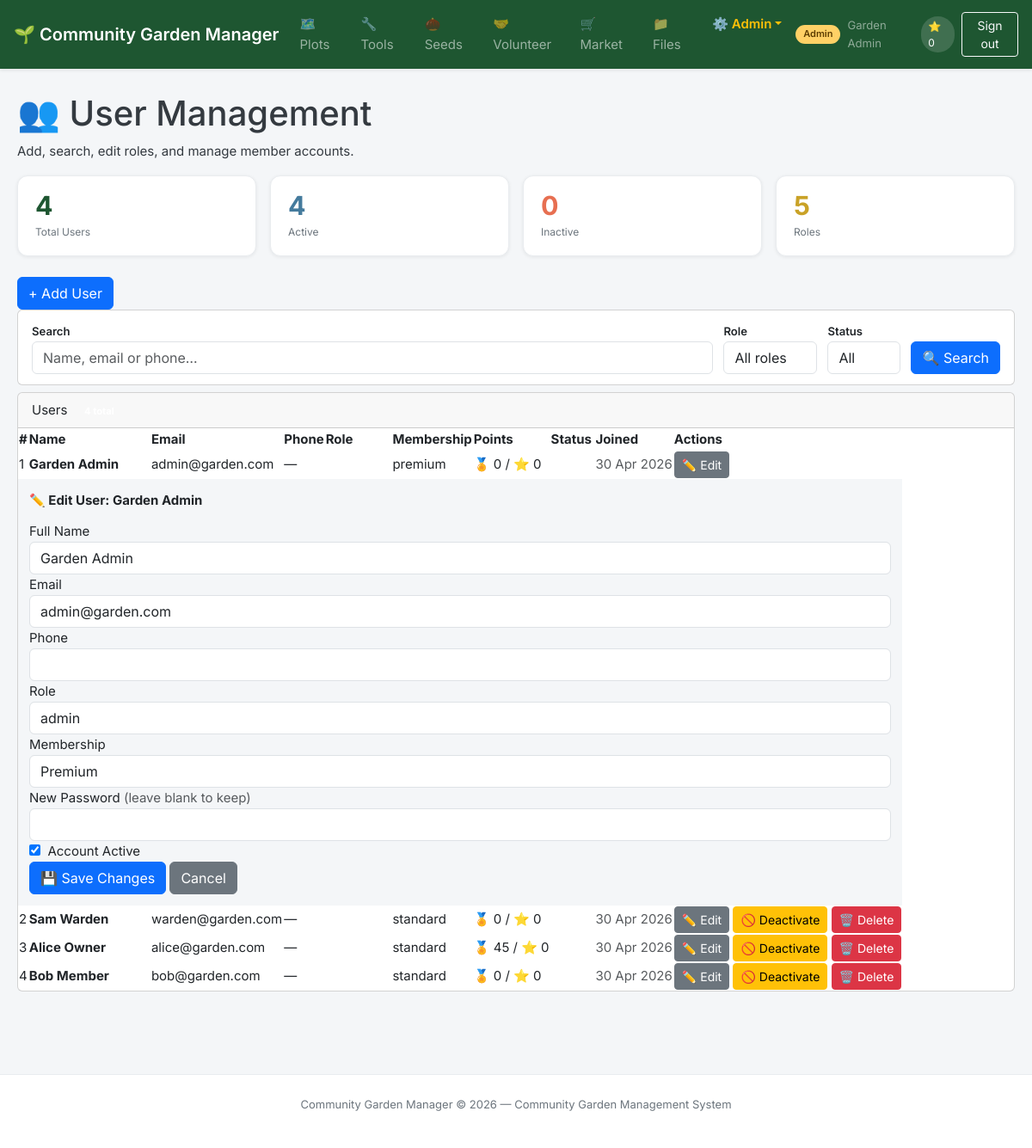
Screenshot of /admin/users.php?edit=1 (signed in) with the database file from the repository.
### tables this page shows
CREATE TABLE roles (
    id INT AUTO_INCREMENT PRIMARY KEY,
    name VARCHAR(50) NOT NULL UNIQUE,            
    description TEXT
);

CREATE TABLE users (
    id INT AUTO_INCREMENT PRIMARY KEY,
    full_name VARCHAR(100) NOT NULL,
    email VARCHAR(150) NOT NULL UNIQUE,
    password_hash VARCHAR(255) NOT NULL,
    role_id INT NOT NULL DEFAULT 5,              
    phone VARCHAR(20),
    gate_code VARCHAR(20) UNIQUE,                
    membership_status ENUM('standard','premium','senior') DEFAULT 'standard',
    community_points INT DEFAULT 0,              
    karma_points INT DEFAULT 0,                  
    seed_bank_credits INT DEFAULT 0,             
    residency_months INT DEFAULT 0,              
    is_active TINYINT(1) DEFAULT 1,
    created_at TIMESTAMP DEFAULT CURRENT_TIMESTAMP,
    FOREIGN KEY (role_id) REFERENCES roles(id)
);

### config /constants.php (called while the page is built, shortened)
<?php
function currentUser(): ?array {
    return $_SESSION['user'] ?? null;
}
function requireLogin(): array {
    $user = currentUser();
    return $user;
}
function e(string $s): string {
    return htmlspecialchars($s, ENT_QUOTES | ENT_SUBSTITUTE, 'UTF-8');
}

### admin/users.php (the view, shortened to what this page needs)
<?php
require_once __DIR__ . '/../config/constants.php';
$user = requireLogin();
$db = getDB();
$search  = trim($_GET['q'] ?? '');
$roleFilter = (int)($_GET['role'] ?? 0);
$statusFilter = $_GET['status'] ?? '';
$sql = "SELECT u.*, r.name AS role_name FROM users u JOIN roles r ON u.role_id = r.id WHERE 1=1";
$params = [];
$sql .= " ORDER BY u.created_at DESC";
$stmt = $db->prepare($sql);
$stmt->execute($params);
$users = $stmt->fetchAll();
$roles = $db->query("SELECT * FROM roles ORDER BY id")->fetchAll();
$totalUsers  = $db->query("SELECT COUNT(*) FROM users")->fetchColumn();
$activeUsers = $db->query("SELECT COUNT(*) FROM users WHERE is_active=1")->fetchColumn();
$editUser = null;
if (isset($_GET['edit'])) {
    $s = $db->prepare("SELECT * FROM users WHERE id=?");
    $s->execute([(int)$_GET['edit']]);
    $editUser = $s->fetch();
}
require_once __DIR__ . '/../includes/header.php';
?>
<div class="page-header">
    <h1>👥 User Management</h1>
    <p>Add, search, edit roles, and manage member accounts.</p>
</div>
<div class="stats-row" style="margin-bottom:1.5rem">
    <div class="stat-card">
        <span class="stat-value"><?= $totalUsers ?></span>
        <span class="stat-label">Total Users</span>
    </div>
    <div class="stat-card accent-blue">
        <span class="stat-value"><?= $activeUsers ?></span>
        <span class="stat-label">Active</span>
    </div>
    <div class="stat-card accent-coral">
        <span class="stat-value"><?= $totalUsers - $activeUsers ?></span>
        <span class="stat-label">Inactive</span>
    </div>
    <div class="stat-card accent-amber">
        <span class="stat-value"><?= count($roles) ?></span>
        <span class="stat-label">Roles</span>
    </div>
</div>
<div class="page-actions">
    <button class="btn btn-primary" onclick="toggleSection('add-user-form')">+ Add User</button>
</div>
<div class="card mb-2">
    <div class="card-body" style="padding:.75rem 1rem">
        <form method="GET" style="display:flex;gap:.75rem;flex-wrap:wrap;align-items:flex-end">
            <div class="form-group" style="margin:0;flex:1;min-width:200px">
                <label class="small fw-semibold">Search</label>
                <input type="text" name="q" class="form-control" placeholder="Name, email or phone…" value="<?= e($search) ?>">
            </div>
            <div class="form-group" style="margin:0">
                <label class="small fw-semibold">Role</label>
                <select name="role" class="form-control">
                    <option value="">All roles</option>
                </select>
            </div>
            <div class="form-group" style="margin:0">
                <label class="small fw-semibold">Status</label>
                <select name="status" class="form-control">
                    <option value="">All</option>
                </select>
            </div>
            <button type="submit" class="btn btn-primary" style="height:38px">🔍 Search</button>
        </form>
    </div>
</div>
<div class="card">
    <div class="card-header">
        Users
        <?php if ($search || $roleFilter || $statusFilter): ?>
            <span class="badge badge-info" style="margin-left:.5rem"><?= count($users) ?> results</span>
        <?php else: ?>
            <span class="badge badge-success" style="margin-left:.5rem"><?= count($users) ?> total</span>
        <?php endif; ?>
    </div>
    <div class="table-wrap">
        <table>
            <thead>
                <tr>
                    <th>#</th>
                    <th>Name</th>
                    <th>Email</th>
                    <th>Phone</th>
                    <th>Role</th>
                    <th>Membership</th>
                    <th>Points</th>
                    <th>Status</th>
                    <th>Joined</th>
                    <th>Actions</th>
                </tr>
            </thead>
            <tbody>
            <?php foreach ($users as $u): ?>
            <tr style="<?= !$u['is_active'] ? 'opacity:.55' : '' ?>">
                <td><?= $u['id'] ?></td>
                <td>
                    <strong><?= e($u['full_name']) ?></strong>
                    <?php if ($u['id'] == $user['id']): ?>
                        <span class="badge badge-info" style="font-size:10px">You</span>
                    <?php endif; ?>
                </td>
                <td><?= e($u['email']) ?></td>
                <td><?= e($u['phone'] ?: '—') ?></td>
                <td>
                    <?php
                    $roleBadge = ['admin'=>'danger','warden'=>'warning','plot_owner'=>'success','member'=>'info','guest'=>'secondary'];
                    $rb = $roleBadge[$u['role_name']] ?? 'secondary';
                    ?>
                    <span class="badge badge-<?= $rb ?>"><?= e($u['role_name']) ?></span>
                </td>
                <td><?= e($u['membership_status']) ?></td>
                <td>🏅 <?= (int)$u['community_points'] ?> / ⭐ <?= (int)$u['karma_points'] ?></td>
                <td>
                    <?php if ($u['is_active']): ?>
                        <span class="badge badge-success">Active</span>
                    <?php else: ?>
                        <span class="badge badge-danger">Inactive</span>
                    <?php endif; ?>
                </td>
                <td class="text-sm text-muted"><?= date('d M Y', strtotime($u['created_at'])) ?></td>
                <td style="white-space:nowrap">
                    <a href="users.php?edit=<?= $u['id'] ?>" class="btn btn-sm btn-secondary">✏️ Edit</a>
                    <?php if ($u['id'] != $user['id']): ?>
                        <?php if ($u['is_active']): ?>
                        <form method="POST" style="display:inline">
                            <button name="deactivate_user" value="1" class="btn btn-sm btn-warning"
                                data-confirm="Deactivate <?= e($u['full_name']) ?>?">🚫 Deactivate</button>
                        </form>
                        <?php endif; ?>
                        <form method="POST" style="display:inline">
                            <button name="delete_user" value="1" class="btn btn-sm btn-danger"
                                data-confirm="PERMANENTLY delete <?= e($u['full_name']) ?>? This cannot be undone.">🗑️ Delete</button>
                        </form>
                    <?php endif; ?>
                </td>
            </tr>
            <?php if ($editUser && $editUser['id'] == $u['id']): ?>
            <tr style="background:var(--gray-100)">
                <td colspan="10">
                    <div style="padding:.75rem">
                        <strong>✏️ Edit User: <?= e($editUser['full_name']) ?></strong>
                        <form method="POST" style="margin-top:.75rem">
                            <div class="form-row">
                                <div class="form-group">
                                    <label>Full Name</label>
                                    <input type="text" name="full_name" class="form-control" value="<?= e($editUser['full_name']) ?>" required>
                                </div>
                                <div class="form-group">
                                    <label>Email</label>
                                    <input type="email" name="email" class="form-control" value="<?= e($editUser['email']) ?>" required>
                                </div>
                                <div class="form-group">
                                    <label>Phone</label>
                                    <input type="text" name="phone" class="form-control" value="<?= e($editUser['phone'] ?? '') ?>">
                                </div>
                            </div>
                            <div class="form-row">
                                <div class="form-group">
                                    <label>Role</label>
                                    <select name="role_id" class="form-control">
                                        <?php foreach ($roles as $r): ?>
                                            <option value="<?= $r['id'] ?>" <?= $editUser['role_id'] == $r['id'] ? 'selected' : '' ?>><?= e($r['name']) ?></option>
                                        <?php endforeach; ?>
                                    </select>
                                </div>
                                <div class="form-group">
                                    <label>Membership</label>
                                    <select name="membership_status" class="form-control">
                                        <?php foreach (['standard','premium','senior'] as $ms): ?>
                                            <option value="<?= $ms ?>" <?= $editUser['membership_status'] === $ms ? 'selected' : '' ?>><?= ucfirst($ms) ?></option>
                                        <?php endforeach; ?>
                                    </select>
                                </div>
                                <div class="form-group">
                                    <label>New Password <span class="text-muted">(leave blank to keep)</span></label>
                                    <input type="password" name="new_password" class="form-control" minlength="6">
                                </div>
                            </div>
                            <div class="form-group">
                                <label>
                                    <input type="checkbox" name="is_active" value="1" <?= $editUser['is_active'] ? 'checked' : '' ?>>
                                    &nbsp;Account Active
                                </label>
                            </div>
                            <button name="update_user" value="1" class="btn btn-primary">💾 Save Changes</button>
                            <a href="users.php" class="btn btn-secondary">Cancel</a>
                        </form>
                    </div>
                </td>
            </tr>
            <?php endif; ?>
            <?php endforeach; ?>
            </tbody>
        </table>
    </div>
</div>
<?php require_once __DIR__ . '/../includes/footer.php'; ?>

### includes /header.php (shortened to what this page needs)
<!DOCTYPE html>
<html lang="en">
<head>
    <link rel="stylesheet" href="https://cdn.jsdelivr.net/npm/bootstrap@5.3.3/dist/css/bootstrap.min.css">
    <link rel="stylesheet" href="https://cdn.jsdelivr.net/npm/bootstrap-icons@1.11.3/font/bootstrap-icons.min.css">
    <link rel="stylesheet" href="<?= APP_URL ?>/assets/css/style.css">
</head>
<body>
<nav class="navbar navbar-expand-md navbar-dark bg-garden sticky-top shadow-sm px-3" style="background: var(--green-dark) !important;">
    <a class="navbar-brand fw-semibold" href="<?= APP_URL ?>/index.php">🌱 <?= APP_NAME ?></a>
    <div class="collapse navbar-collapse" id="mainNav">
        <ul class="navbar-nav me-auto gap-1">
            <?php if ($user): ?>
                <?php $role = $user['role_name']; ?>
                <li class="nav-item"><a class="nav-link" href="<?= APP_URL ?>/modules/land/plots.php">🗺️ Plots</a></li>
                <li class="nav-item"><a class="nav-link" href="<?= APP_URL ?>/modules/resources/tools.php">🔧 Tools</a></li>
                <li class="nav-item"><a class="nav-link" href="<?= APP_URL ?>/modules/resources/seeds.php">🌰 Seeds</a></li>
                <li class="nav-item"><a class="nav-link" href="<?= APP_URL ?>/modules/volunteer/tasks.php">🤝 Volunteer</a></li>
                <li class="nav-item"><a class="nav-link" href="<?= APP_URL ?>/modules/marketplace/trades.php">🛒 Market</a></li>
                <li class="nav-item"><a class="nav-link" href="<?= APP_URL ?>/modules/media/index.php">📁 Files</a></li>
                <?php if ($role === 'admin' || $role === 'warden'): ?>
                    <li class="nav-item dropdown">
                        <a class="nav-link dropdown-toggle text-warning fw-semibold" href="#" id="adminMenu" role="button" data-bs-toggle="dropdown">⚙️ Admin</a>
                    </li>
                <?php endif; ?>
            <?php else: ?>
                <li class="nav-item"><a class="nav-link" href="<?= APP_URL ?>/modules/land/plots.php">🗺️ Plots</a></li>
            <?php endif; ?>
        </ul>
        <div class="d-flex align-items-center gap-2 ms-2">
            <?php if ($user): ?>
                <span class="user-badge role-<?= e($role) ?>"><?= e($role) ?></span>
                <span class="text-white-50 small"><?= e($user['full_name']) ?></span>
                <span class="karma-pill">⭐ <?= (int)($user['karma'] ?? $user['karma_points'] ?? 0) ?></span>
                <a href="<?= APP_URL ?>/auth/logout.php" class="btn btn-sm btn-outline-light">Sign out</a>
            <?php else: ?>
                <a href="<?= APP_URL ?>/auth/login.php"    class="btn btn-sm btn-outline-light">Login</a>
                <a href="<?= APP_URL ?>/auth/register.php" class="btn btn-sm btn-light text-success fw-semibold">Register</a>
            <?php endif; ?>
        </div>
    </div>
</nav>
<main class="main-content">

### assets /css/style.css (style rules this page uses)
:root { --green-dark: #1e5631; --green-mid: #40916c; --green-light: #74c69d; --green-pale: #d8f3dc; --amber: #e9c46a; --amber-dark: #c9a227; --coral: #e76f51; --blue: #457b9d; --blue-pale: #e8f4f8; --gray-100: #f4f6f8; --gray-200: #e9ecef; --gray-400: #ced4da; --gray-600: #6c757d; --gray-800: #343a40; --white: #ffffff; --shadow-sm: 0 1px 4px rgba(0,0,0,.07); --shadow-md: 0 4px 16px rgba(0,0,0,.10); --radius: 8px; --radius-lg: 12px; --font: 'Inter','Segoe UI',system-ui,sans-serif; }
body { font-family: var(--font); font-size: 15px; color: var(--gray-800); background: var(--gray-100); line-height: 1.6; }
a { color: var(--green-mid); text-decoration: none; }
.main-content { max-width: 1280px; margin: 0 auto; padding: 1.75rem 1.25rem 4rem; }
.user-badge { font-size: 11px; font-weight: 600; padding: 2px 9px; border-radius: 20px; text-transform: capitalize; white-space: nowrap; }
.role-admin { background: #ffd166; color: #5c3d00; }
.karma-pill { background: rgba(255,255,255,.15); color: white; font-size: 12px; padding: 2px 8px; border-radius: 20px; }
.stats-row { display: grid; grid-template-columns: repeat(auto-fit,minmax(150px,1fr)); gap: 1rem; margin-bottom: 1.5rem; }
.stat-card { background: var(--white); border: 1px solid var(--gray-200); border-radius: var(--radius-lg); padding: 1.1rem 1.25rem; display: flex; flex-direction: column; gap: .25rem; box-shadow: var(--shadow-sm); }
.stat-card .stat-value { font-size: 1.9rem; font-weight: 700; color: var(--green-dark); line-height: 1.1; }
.stat-card .stat-label { font-size: 12px; color: var(--gray-600); }
.stat-card.accent-amber .stat-value { color: var(--amber-dark); }
.stat-card.accent-coral .stat-value { color: var(--coral); }
.stat-card.accent-blue .stat-value { color: var(--blue); }
.table-wrap { overflow-x:auto; }

### rows the page displays
roles: name "Admin"
users: full_name "Garden Admin", id "1", email "admin@garden.com", phone "—", membership_status "premium", community_points "0", karma_points "0", created_at "30 Apr 2026", role_id "admin", membership_status "Premium", is_active "☑"
users: id "2", full_name "Sam Warden", email "warden@garden.com", phone "—", membership_status "standard", community_points "0", karma_points "0", created_at "30 Apr 2026"
users: id "3", full_name "Alice Owner", email "alice@garden.com", phone "—", membership_status "standard", community_points "45", karma_points "0", created_at "30 Apr 2026"
users: id "4", full_name "Bob Member", email "bob@garden.com", phone "—", membership_status "standard", community_points "0", karma_points "0", created_at "30 Apr 2026"

### other values shown
APP_NAME "Community Garden Manager"
$user['karma'] "0"
$totalUsers "4"
$activeUsers "4"
$totalUsers - $activeUsers "0"
count($roles) "5"
